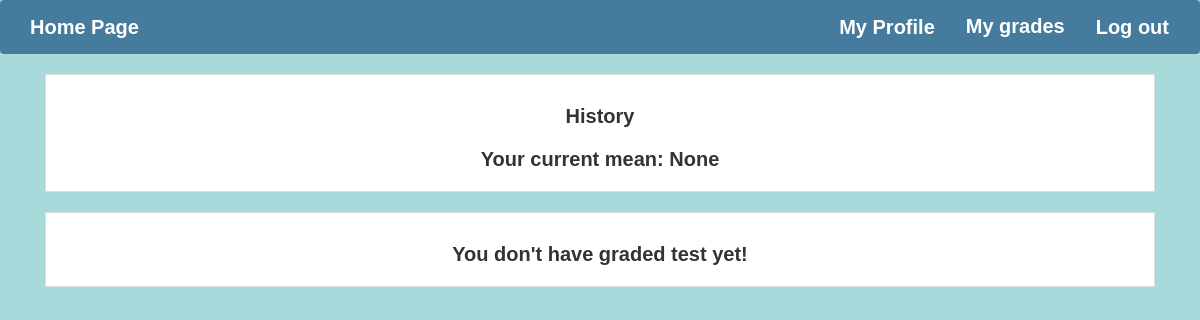
The app's page /students/grades/History/ (signed in), older data.
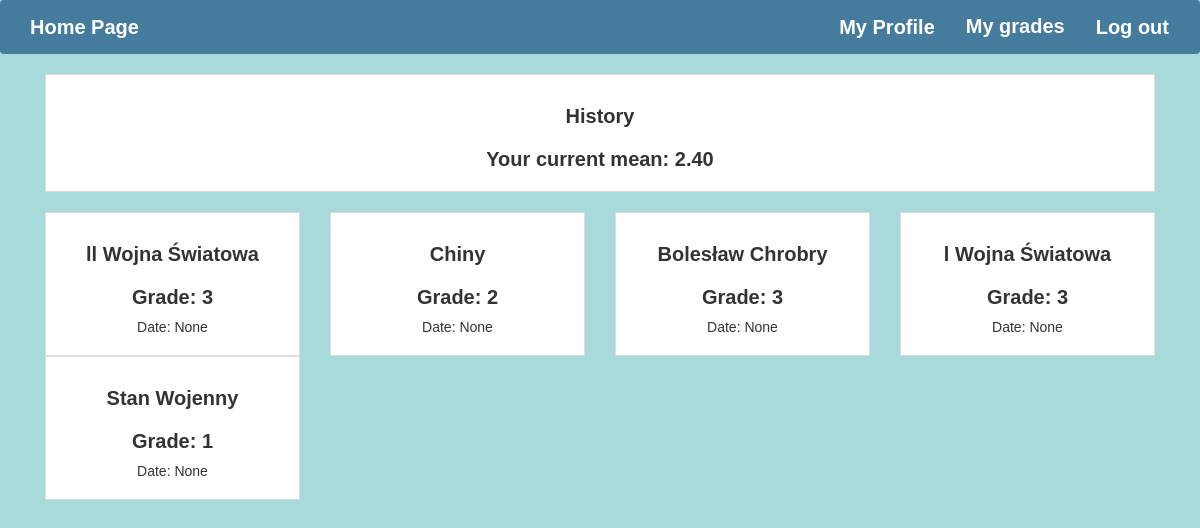
The same page, newer data.
### teacher/models.py (models this page shows, shortened)
class Tests(models.Model):
    teacher = models.ForeignKey(Teacher,on_delete=models.CASCADE, null = True)
    desc = models.CharField(max_length = 50, null = True)
    student = models.ForeignKey(Student, on_delete = models.CASCADE, null = True)
    subject = models.CharField(max_length=10, choices=SUBJECTS, null = True)
    classes = models.ForeignKey(Classes, on_delete = models.CASCADE, null = True)
    created_at = models.DateTimeField(auto_now=True)
    planned = models.DateField(null = True)
    class Grades(models.IntegerChoices):
        F = 1
        E = 2
        D = 3
        C = 4
        B = 5
        A = 6
    grade = models.IntegerField(choices = Grades.choices, null = True)
    class Meta:
        ordering = ["-created_at"]

### students/views.py (the view)
# urls.py: path('grades/<str:str>/', views.StudentsGrades.as_view(), name = 'grade')
class StudentsGrades(WhichUserMixin, TemplateView):
    template_name = 'grades.html'
    def get_context_data(self, **kwargs):
        context = super().get_context_data(**kwargs)
        tests = Tests.objects.filter(grade__isnull=False, subject = self.subject, student = self.current_student)
        context['subject'] = self.subject
        context['tests'] = list(tests)
        mean = 0
        i = 0
        for test in tests:
            i += 1
            mean += int(test.grade)
        if i != 0:
            num = mean/i
            mean = "{:.2f}".format(num)
        else:
            mean = 'None'
        context['mean'] = mean
        context['subjects'] =['English','Maths','PE','History','Biology','Physics']
        return context
    def get(self,request,*args,**kwargs):
        self.subject = request.get_full_path()[17:-1]
        return super().get(request, *args, **kwargs)

### SchoolSystem/views.py (called while the page is built)
    def get_context_data(self, **kwargs):
        context = super().get_context_data(**kwargs)
        context['current_teacher'] = self.current_teacher
        context['current_student'] = self.current_student
        if self.current_teacher:
            classes = self.current_teacher.classes.all()
            context['classes'] = list(classes)
        return context

### students/templates/grades.html
{% extends "base.html" %}
{% block content %}
<div class="col-md-12">
<div id="teacher" class="clear">
<div class="test">
<h3>{{subject}}</h3>
<h3> Your current mean: {{mean}}</h3>
</div></div>
</div>
<br><br><br><br>
<div class="col-md-12"><br>
  </div>
{% if tests %}
{% for test in tests %}
<div class="col-md-3">
<div id="teacher" class="clear">
<div class="test">
<h3>{{test.desc}}</h3>
<h3>Grade: {{test.grade}}</h3>
<p>Date: {{test.planned}}
</div></div>
</div>
{% endfor %}
{% else %}
<div class="col-md-12">
<div id="teacher" class="clear">
<div class="test">
<h3> You don't have graded test yet!</h3>
</div></div>
</div>
{% endif %}
{% endblock %}

Row changes from the older to the newer data that the page shows:
added Tests: desc "ll Wojna Światowa", grade "3", planned "None"
added Tests: desc "Chiny", grade "2", planned "None"
added Tests: desc "Bolesław Chrobry", grade "3", planned "None"
added Tests: desc "l Wojna Światowa", grade "3", planned "None"
now on this page (row edited): Tests: desc "Stan Wojenny", grade "1", planned "None"
Text that changed along with them:
{{ mean }}: "None" → "2.40"
text no longer shown: "You don't have graded test yet!"
